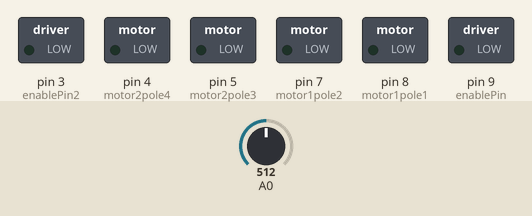
Bench run of a sketch on a simulated Arduino Uno, built with avr-gcc and run on an emulated ATmega328P. On the bench: switched loads named in the sketch (green lamp = pin HIGH). The test bench sets the inputs (shaded band); at power-on: A0 = 512. EEPROM starts erased; what the sketch prints to the serial monitor is not drawn. At 33.8 s the program stops and its outputs stay as they are.

Above: at 0.1 s.
At 0.8 s:
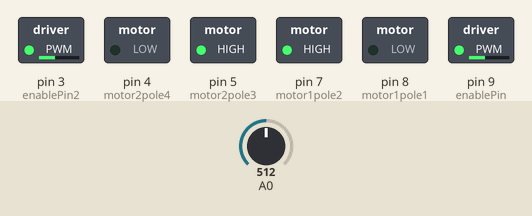
At 19.8 s:
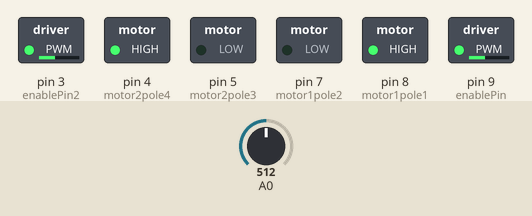
At 25.8 s:
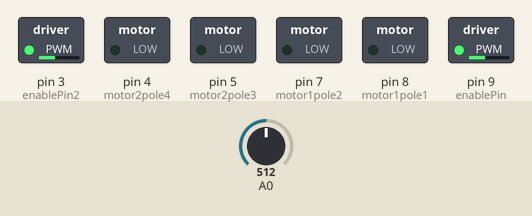
Timing chart, 0 to 27.3 s (numbered marks = the images above):
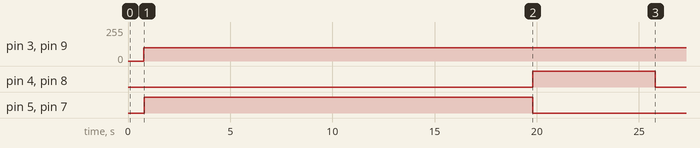

Measured:
- by itself, pin 3 (enablePin2), pin 9 (enablePin): 0/255 → 100/255 at 0.77 s
- by itself, pin 4 (motor2pole4), pin 8 (motor1pole1): LOW → HIGH at 19.8 s, → LOW 6.0 s later
- by itself, pin 5 (motor2pole3), pin 7 (motor1pole2): LOW → HIGH at 0.80 s, → LOW 19.0 s later

The sketch:

THIS-IS-REAL-FINAL.ino
```cpp
#include <EEPROM.h>

#define motor1pole1 8
#define motor1pole2 7
#define enablePin 9
#define motor2pole3 5
#define motor2pole4 4
#define enablePin2 3

int motorSpeed = 100;
char buf[256];

int addr,address= 1;
int sum= 0;
int i,value,average;

void setup()
{
  Serial.begin(9600);
  pinMode(enablePin, OUTPUT); //지정한 핀을 출력 모드로 사용
  pinMode( motor1pole1 , OUTPUT);//지정한 핀을 출력 모드로 사용
  pinMode( motor1pole2, OUTPUT);//지정한 핀을 출력 모드로 사용
  pinMode(enablePin2, OUTPUT);
  pinMode( motor2pole3 , OUTPUT);//지정한 핀을 출력 모드로 사용
  pinMode( motor2pole4, OUTPUT);//지정한 핀을 출력 모드로 사용
}


void loop()
{
  for(i=0;i<50;i++)
  {
    int val = analogRead(A0);
    EEPROM.write(addr, val);
    addr = addr + 1;
    value = EEPROM.read(address);
    address = address + 1;
    Serial.println("value");
    Serial.println(value, DEC);
    Serial.println("\t");
    sum+=value;

  }
  Serial.println("sum");
  Serial.println(sum, DEC);
  Serial.println("\t");

  average=sum/50;
  Serial.println("average");
  Serial.println(average, DEC);
  Serial.println("\t");

  if (average >= 100)
  {
    sprintf( buf, "모터 스피드 %d\n", motorSpeed );
    Serial.print(buf);
    analogWrite(enablePin, motorSpeed);
    analogWrite(enablePin2, motorSpeed);

    Serial.println("모터 역방향 회전");
    digitalWrite(motor1pole1, LOW),digitalWrite(motor2pole3,HIGH );
    digitalWrite(motor1pole2, HIGH),digitalWrite(motor2pole4, LOW);
    digitalWrite(motor1pole1, LOW),digitalWrite(motor2pole3,HIGH );
    digitalWrite(motor1pole2, HIGH),digitalWrite(motor2pole4, LOW);
    delay(19000);

    Serial.println("모터 정방향 회전");
    digitalWrite(motor1pole1, HIGH),digitalWrite(motor2pole3, LOW);
    digitalWrite(motor1pole2, LOW),digitalWrite(motor2pole4, HIGH);
    digitalWrite(motor1pole1, HIGH),digitalWrite(motor2pole3, LOW);
    digitalWrite(motor1pole2, LOW),digitalWrite(motor2pole4, HIGH);
    delay(6000);


    Serial.println("정지");
    digitalWrite(motor1pole1, LOW),digitalWrite(motor2pole3, LOW);
    digitalWrite(motor1pole2, LOW),digitalWrite(motor2pole4, LOW);
    delay(8000);

  }
  while(true);
}
```
